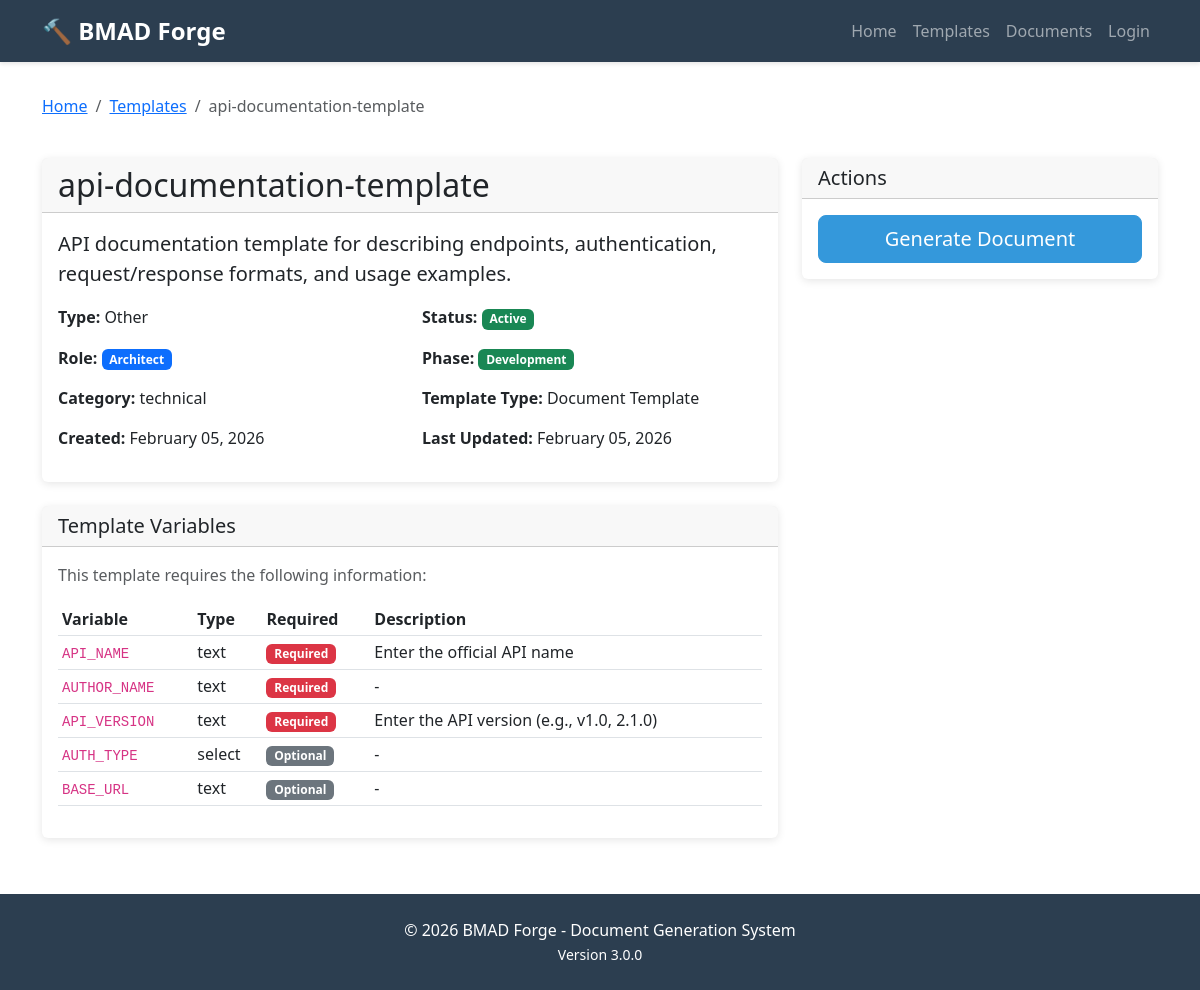
The app's page /forge/templates/1/ with its own data.
### forge/models.py (models this page shows, shortened)
class DocumentTemplate(models.Model):
    DOCUMENT_TYPES = [
        ('memorandum', 'Memorandum'),
        ('letter', 'Letter'),
        ('report', 'Report'),
        ('form', 'Form'),
        ('other', 'Other'),
    ]
    AGENT_ROLES = [
        ('orchestrator', 'Orchestrator'),
        ('analyst', 'Analyst'),
        ('pm', 'Project Manager'),
        ('architect', 'Architect'),
        ('scrum_master', 'Scrum Master'),
        ('developer', 'Developer'),
        ('qa', 'QA Engineer'),
    ]
    WORKFLOW_PHASES = [
        ('planning', 'Planning'),
        ('development', 'Development'),
    ]
    TEMPLATE_TYPES = [
        ('template', 'Document Template'),
        ('agent', 'Agent Prompt'),
    ]
    name = models.CharField(max_length=200, unique=True)
    document_type = models.CharField(max_length=50, choices=DOCUMENT_TYPES, default='other')
    description = models.TextField(blank=True)
    template_content = models.TextField(help_text="HTML template content")
    css_content = models.TextField(blank=True, help_text="CSS styling")
    js_content = models.TextField(blank=True, help_text="JavaScript for interactivity")
    agent_role = models.CharField(max_length=50, choices=AGENT_ROLES, blank=True)
    agent_roles = models.JSONField(default=list, blank=True)
    workflow_phase = models.CharField(max_length=50, choices=WORKFLOW_PHASES, blank=True)
    category = models.CharField(max_length=100, blank=True)
    template_type = models.CharField(max_length=20, choices=TEMPLATE_TYPES, default='template')
    source_file = models.CharField(max_length=255, blank=True, unique=True, null=True)
    created_at = models.DateTimeField(auto_now_add=True)
    updated_at = models.DateTimeField(auto_now=True)
    created_by = models.ForeignKey(User, on_delete=models.SET_NULL, null=True, related_name='templates_created')
    is_active = models.BooleanField(default=True)
    template_variables = models.TextField(
        blank=True,
        help_text="JSON object defining required variables"
    )
    class Meta:
        ordering = ['name']
        verbose_name = 'Document Template'
        verbose_name_plural = 'Document Templates'
        indexes = [
            models.Index(fields=['agent_role', 'workflow_phase']),
        ]
    def get_variables(self):
        if self.template_variables:
            try:
                return json.loads(self.template_variables)
            except json.JSONDecodeError:
                return {}
        return {}

### forge/views.py (the view)
# urls.py: path('templates/<int:template_id>/', views.template_detail, name='template_detail'),
def template_detail(request, template_id):
    template = get_object_or_404(DocumentTemplate, id=template_id)
    recent_docs = template.generated_documents.all()[:10]
    context = {
        'template': template,
        'recent_documents': recent_docs,
        'variables': template.get_variables(),
    }
    return render(request, 'forge/template_detail.html', context)

### forge/templates/forge/template_detail.html (shortened to what this page needs)
{% extends 'forge/base.html' %}
{% block content %}
<div class="row mb-4">
    <div class="col-12">
        <nav aria-label="breadcrumb">
            <ol class="breadcrumb">
                <li class="breadcrumb-item"><a href="{% url 'forge:index' %}">Home</a></li>
                <li class="breadcrumb-item"><a href="{% url 'forge:template_list' %}">Templates</a></li>
                <li class="breadcrumb-item active">{{ template.name }}</li>
            </ol>
        </nav>
    </div>
</div>
<div class="row">
    <div class="col-md-8">
        <div class="card mb-4">
            <div class="card-header">
                <h2 class="mb-0">{{ template.name }}</h2>
            </div>
            <div class="card-body">
                <p class="lead">{{ template.description }}</p>
                <div class="row">
                    <div class="col-md-6">
                        <p><strong>Type:</strong> {{ template.get_document_type_display }}</p>
                    </div>
                    <div class="col-md-6">
                        <p><strong>Status:</strong>
                            {% if template.is_active %}
                            <span class="badge bg-success">Active</span>
                            {% else %}
                            <span class="badge bg-secondary">Inactive</span>
                            {% endif %}
                        </p>
                    </div>
                </div>
                <div class="row">
                    <div class="col-md-6">
                        <p><strong>Role:</strong>
                            {% if template.agent_role %}
                            <span class="badge bg-primary">{{ template.get_agent_role_display }}</span>
                            {% else %}-{% endif %}
                        </p>
                    </div>
                    <div class="col-md-6">
                        <p><strong>Phase:</strong>
                            {% if template.workflow_phase %}
                            <span class="badge {% if template.workflow_phase == 'planning' %}bg-warning text-dark{% else %}bg-success{% endif %}">{{ template.get_workflow_phase_display }}</span>
                            {% else %}-{% endif %}
                        </p>
                    </div>
                </div>
                <div class="row">
                    <div class="col-md-6">
                        <p><strong>Category:</strong> {{ template.category|default:"-" }}</p>
                    </div>
                    <div class="col-md-6">
                        <p><strong>Template Type:</strong> {{ template.get_template_type_display }}</p>
                    </div>
                </div>
                <div class="row">
                    <div class="col-md-6">
                        <p><strong>Created:</strong> {{ template.created_at|date:"F d, Y" }}</p>
                    </div>
                    <div class="col-md-6">
                        <p><strong>Last Updated:</strong> {{ template.updated_at|date:"F d, Y" }}</p>
                    </div>
                </div>
            </div>
        </div>
        {% if variables %}
        <div class="card mb-4">
            <div class="card-header">
                <h5 class="mb-0">Template Variables</h5>
            </div>
            <div class="card-body">
                <p class="text-muted">This template requires the following information:</p>
                <div class="table-responsive">
                    <table class="table table-sm">
                        <thead>
                            <tr>
                                <th>Variable</th>
                                <th>Type</th>
                                <th>Required</th>
                                <th>Description</th>
                            </tr>
                        </thead>
                        <tbody>
                            {% for var_name, var_config in variables.items %}
                            <tr>
                                <td><code>{{ var_name }}</code></td>
                                <td>{{ var_config.type|default:"text" }}</td>
                                <td>
                                    {% if var_config.required %}
                                    <span class="badge bg-danger">Required</span>
                                    {% else %}
                                    <span class="badge bg-secondary">Optional</span>
                                    {% endif %}
                                </td>
                                <td>{{ var_config.help_text|default:"-" }}</td>
                            </tr>
                            {% endfor %}
                        </tbody>
                    </table>
                </div>
            </div>
        </div>
        {% endif %}
    </div>
    <div class="col-md-4">
        <div class="card mb-4">
            <div class="card-header">
                <h5 class="mb-0">Actions</h5>
            </div>
            <div class="card-body">
                <div class="d-grid gap-2">
                    <a href="{% url 'forge:generate_document' template.id %}" class="btn btn-primary btn-lg">
                        Generate Document
                    </a>
                </div>
            </div>
        </div>
    </div>
</div>
{% endblock %}

### forge/templates/forge/base.html (shortened to what this page needs)
<!DOCTYPE html>
<html lang="en">
<head>
    <link href="https://cdn.jsdelivr.net/npm/bootstrap@5.3.0/dist/css/bootstrap.min.css" rel="stylesheet">
</head>
<body>
    <nav class="navbar navbar-expand-lg navbar-dark">
        <div class="container">
            <a class="navbar-brand" href="{% url 'forge:index' %}">
                🔨 BMAD Forge
            </a>
            <div class="collapse navbar-collapse" id="navbarNav">
                <ul class="navbar-nav ms-auto">
                    <li class="nav-item">
                        <a class="nav-link" href="{% url 'forge:index' %}">Home</a>
                    </li>
                    <li class="nav-item">
                        <a class="nav-link" href="{% url 'forge:template_list' %}">Templates</a>
                    </li>
                    <li class="nav-item">
                        <a class="nav-link" href="{% url 'forge:document_list' %}">Documents</a>
                    </li>
                    {% if user.is_authenticated %}
                    <li class="nav-item">
                        <a class="nav-link" href="/admin/">Admin</a>
                    </li>
                    <li class="nav-item">
                        <a class="nav-link" href="/admin/logout/">Logout</a>
                    </li>
                    {% else %}
                    <li class="nav-item">
                        <a class="nav-link" href="/admin/">Login</a>
                    </li>
                    {% endif %}
                </ul>
            </div>
        </div>
    </nav>
    <div class="content">
        <div class="container">
            {% block content %}{% endblock %}
        </div>
    </div>
    <footer>
        <div class="container text-center">
            <p class="mb-0">&copy; 2026 BMAD Forge - Document Generation System</p>
            <small>Version 3.0.0</small>
        </div>
    </footer>
</body>
</html>

### records on screen
DocumentTemplate: name "api-documentation-template", description "API documentation template for describing endpoints, authentication, request/response formats, and usage examples.", document_type "Other", agent_role "Architect", workflow_phase "Development", category "technical", template_type "Document Template", created_at "February 05, 2026", updated_at "February 05, 2026"

### other values on screen
{{ var_name }} "API_NAME" "AUTHOR_NAME" "API_VERSION" "AUTH_TYPE" "BASE_URL"
{{ var_config.type|default:"text" }} "text" "text" "text" "select" "text"
{{ var_config.help_text|default:"-" }} "Enter the official API name" "-" "Enter the API version (e.g., v1.0, 2.1.0)" "-" "-"
